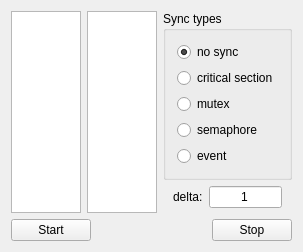
<?xml version="1.0" encoding="UTF-8"?>
<ui version="4.0">
 <class>Synchronizer</class>
 <widget class="QMainWindow" name="SynchronizerClass">
  <property name="geometry">
   <rect>
    <x>0</x>
    <y>0</y>
    <width>290</width>
    <height>252</height>
   </rect>
  </property>
  <property name="windowTitle">
   <string>Synchronizer</string>
  </property>
  <widget class="QWidget" name="centralWidget">
   <layout class="QVBoxLayout" name="verticalLayout_2">
    <item>
     <layout class="QHBoxLayout" name="horizontalLayout_3">
      <item>
       <widget class="QListWidget" name="listWidget_right">
        <property name="maximumSize">
         <size>
          <width>16777215</width>
          <height>16777215</height>
         </size>
        </property>
       </widget>
      </item>
      <item>
       <widget class="QListWidget" name="listWidget_left">
        <property name="maximumSize">
         <size>
          <width>16777215</width>
          <height>16777215</height>
         </size>
        </property>
       </widget>
      </item>
      <item>
       <layout class="QVBoxLayout" name="verticalLayout">
        <item>
         <widget class="QGroupBox" name="groupBox">
          <property name="title">
           <string>Sync types</string>
          </property>
          <layout class="QVBoxLayout" name="verticalLayout_3">
           <item>
            <widget class="QRadioButton" name="radioButton_0">
             <property name="text">
              <string>no sync</string>
             </property>
             <property name="checked">
              <bool>true</bool>
             </property>
            </widget>
           </item>
           <item>
            <widget class="QRadioButton" name="radioButton_1">
             <property name="text">
              <string>critical section</string>
             </property>
            </widget>
           </item>
           <item>
            <widget class="QRadioButton" name="radioButton_2">
             <property name="text">
              <string>mutex</string>
             </property>
            </widget>
           </item>
           <item>
            <widget class="QRadioButton" name="radioButton_3">
             <property name="text">
              <string>semaphore</string>
             </property>
            </widget>
           </item>
           <item>
            <widget class="QRadioButton" name="radioButton_4">
             <property name="text">
              <string>event</string>
             </property>
            </widget>
           </item>
          </layout>
         </widget>
        </item>
        <item>
         <layout class="QHBoxLayout" name="horizontalLayout">
          <property name="spacing">
           <number>6</number>
          </property>
          <property name="leftMargin">
           <number>10</number>
          </property>
          <property name="rightMargin">
           <number>10</number>
          </property>
          <item>
           <widget class="QLabel" name="label">
            <property name="text">
             <string>delta:</string>
            </property>
           </widget>
          </item>
          <item>
           <widget class="QLineEdit" name="lineEdit">
            <property name="inputMask">
             <string notr="true"/>
            </property>
            <property name="text">
             <string>1</string>
            </property>
            <property name="alignment">
             <set>Qt::AlignCenter</set>
            </property>
            <property name="clearButtonEnabled">
             <bool>false</bool>
            </property>
           </widget>
          </item>
         </layout>
        </item>
        <item>
         <spacer name="verticalSpacer">
          <property name="orientation">
           <enum>Qt::Vertical</enum>
          </property>
          <property name="sizeHint" stdset="0">
           <size>
            <width>20</width>
            <height>40</height>
           </size>
          </property>
         </spacer>
        </item>
       </layout>
      </item>
     </layout>
    </item>
    <item>
     <layout class="QHBoxLayout" name="horizontalLayout_2">
      <item>
       <widget class="QPushButton" name="startButton">
        <property name="text">
         <string>Start</string>
        </property>
       </widget>
      </item>
      <item>
       <spacer name="horizontalSpacer">
        <property name="orientation">
         <enum>Qt::Horizontal</enum>
        </property>
        <property name="sizeHint" stdset="0">
         <size>
          <width>40</width>
          <height>20</height>
         </size>
        </property>
       </spacer>
      </item>
      <item>
       <widget class="QPushButton" name="stopButton">
        <property name="text">
         <string>Stop</string>
        </property>
       </widget>
      </item>
     </layout>
    </item>
   </layout>
  </widget>
 </widget>
 <layoutdefault spacing="6" margin="11"/>
 <connections/>
</ui>
